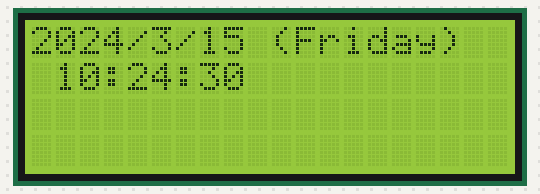
Simulated run of this sketch. Board: Arduino Uno, built with avr-gcc and run on an emulated ATmega328P. Parts: 20×4 character LCD. The local clock reads 2024-03-15 10:24:30 at power-on unless the sketch sets it.

Above: at 0.2 s.
At 18.3 s:
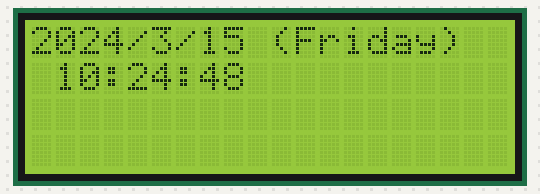
At 24.4 s:
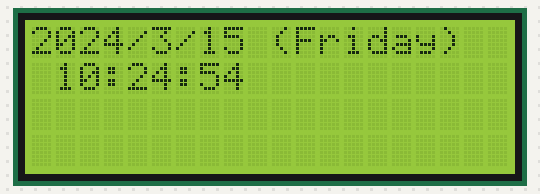
At 27.4 s:
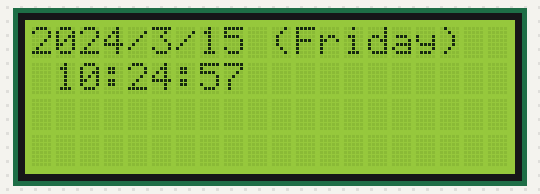
At 36.5 s:
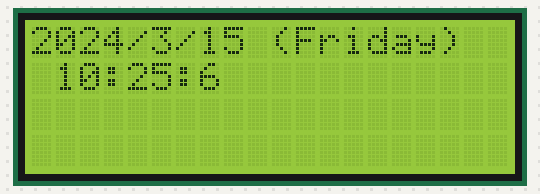

Measured:
- what the display in image 1 shows lasts 3.0 s, from 18.3 s to 21.3 s

The sketch:

reloj_y_LCD.ino
```cpp
#include <Wire.h>
#include <LiquidCrystal_I2C.h>
#include <RTClib.h>

RTC_DS1307 rtc;
LiquidCrystal_I2C lcd(0x23,20,4);


String daysOfTheWeek[7] = {"Sunday", "Monday", "Tuesday", "Wednesday", "Thursday", "Friday", "Saturday"};
void setup() {

  Serial.begin(57600);

  lcd.init();
  lcd.backlight();
  lcd.setCursor(3,0);
  lcd.print("God is nice");

  if (! rtc.begin()) {
    Serial.println("Couldn't find RTC");
    while (1);
  }

  if (! rtc.isrunning()) {
    Serial.println("RTC is NOT running!");
  }

}

void loop() {
  lcd.clear();

  DateTime now = rtc.now();
  lcd.print(now.year(), DEC);
  lcd.print('/');
  lcd.print(now.month(), DEC);
  lcd.print('/');
  lcd.print(now.day(), DEC);
  lcd.print(" (");
  lcd.print(daysOfTheWeek[now.dayOfTheWeek()]);
  lcd.print(") ");
  lcd.setCursor(1,1);
  lcd.print(now.hour());
  lcd.print(':');
  lcd.print(now.minute());
  lcd.print(':');
  lcd.print(now.second());
  delay(3000);
}
```
